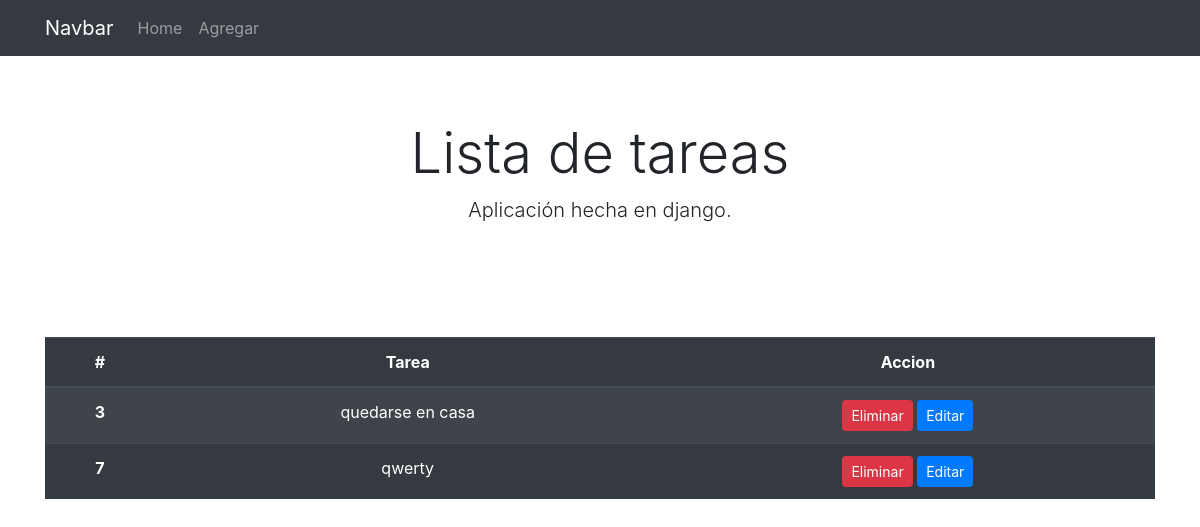
The app's page /, older data.
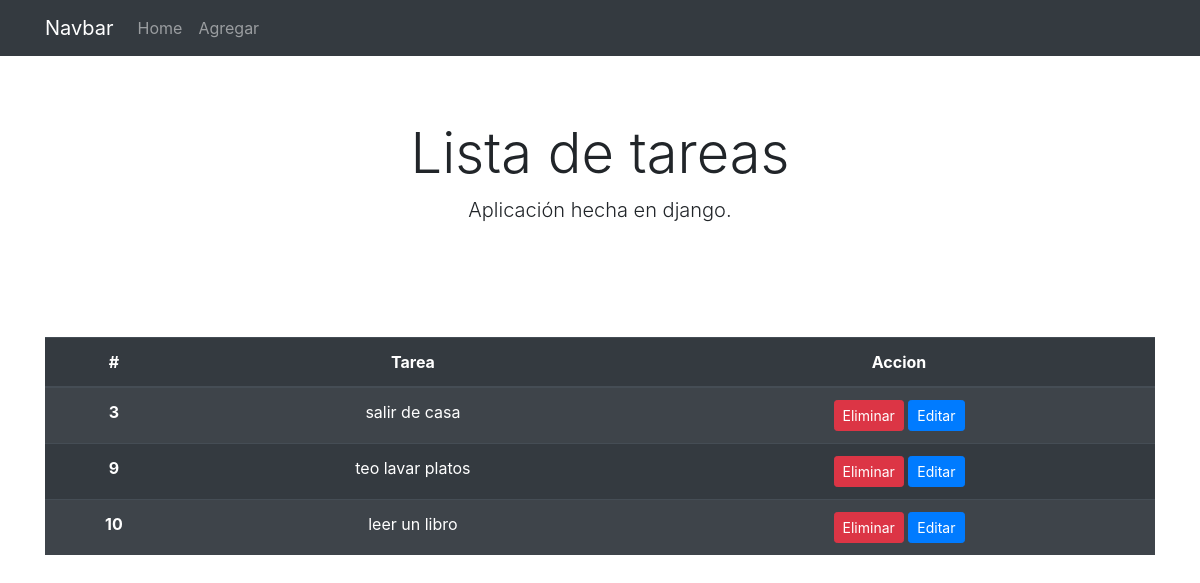
The same page, newer data.
### todo/models.py (models this page shows)
class Tarea(models.Model):
    tarea = models.CharField(max_length=100)
    def __str__(self):
        return self.tarea

### todo/views.py (the view)
# urls.py: 2. Add a URL to urlpatterns:  path('', views.home, name='home')
def home(request):
    tareas = Tarea.objects.all()
    context = {'tareas':tareas}
    return render(request, 'todo/home.html',context)

### todo/templates/todo/home.html
{% extends 'todo/layout.html' %}
{% block content %}
<div class="container text-center">
    <table class="table table-striped table-dark">
    <thead>
        <tr>
        <th scope="col">#</th>
        <th scope="col">Tarea</th>
        <th scope="col">Accion</th>
        </tr>
    </thead>
    <tbody>
        {% for tarea in tareas %}
        <tr>
            <th scope="row">{{tarea.id}}</th>
            <td>{{tarea}}</td>
            <td>
                <a class="btn btn-danger btn-sm" href="{% url 'eliminar' tarea.id %}">Eliminar</a>
                <a class="btn btn-primary btn-sm" href="{% url 'editar' tarea.id %}">Editar</a>
            </td>
        </tr>
        {% endfor %}
    </tbody>
    </table>
</div>
{% endblock %}

### todo/templates/todo/layout.html (shortened to what this page needs)
<!doctype html>
<html lang="en">
  <head>
    <link rel="stylesheet" href="https://cdn.jsdelivr.net/npm/bootstrap@4.6.1/dist/css/bootstrap.min.css">
    <nav class="navbar navbar-expand-lg navbar-dark bg-dark">
        <div class="container">
            <a class="navbar-brand" href="#">Navbar</a>
            <div class="collapse navbar-collapse" id="navbarNavAltMarkup">
                <div class="navbar-nav">
                <a class="nav-link" href="{% url 'home' %}">Home</a>
                <a class="nav-link" href="{% url 'agregar' %}">Agregar</a>
                </div>
            </div>
        </div>
    </nav>
    <div class="jumbotron jumbotron-fluid bg-white">
        <div class="container text-center">
            <h1 class="display-4">Lista de tareas</h1>
            <p class="lead">Aplicación hecha en django.</p>
        </div>
    </div>
    {% block content %}
    {% endblock %}
  </body>
</html>

Row changes from the older to the newer data that the page shows:
removed Tarea: id "7", tarea "qwerty"
changed Tarea id 3: tarea "quedarse en casa" → "salir de casa"
added Tarea: id "9", tarea "teo lavar platos"
added Tarea: id "10", tarea "leer un libro"
